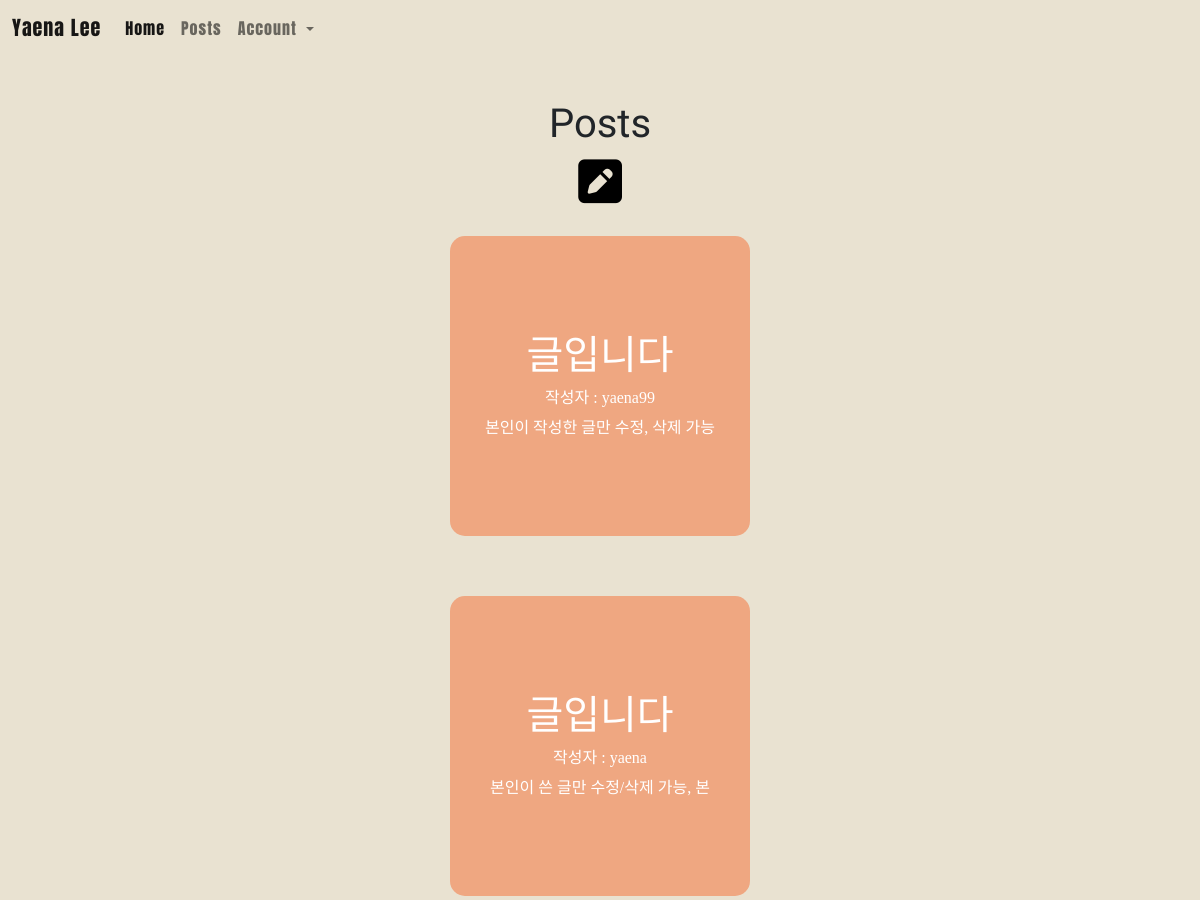
The app's page /post/ (signed in, upper part), older data.
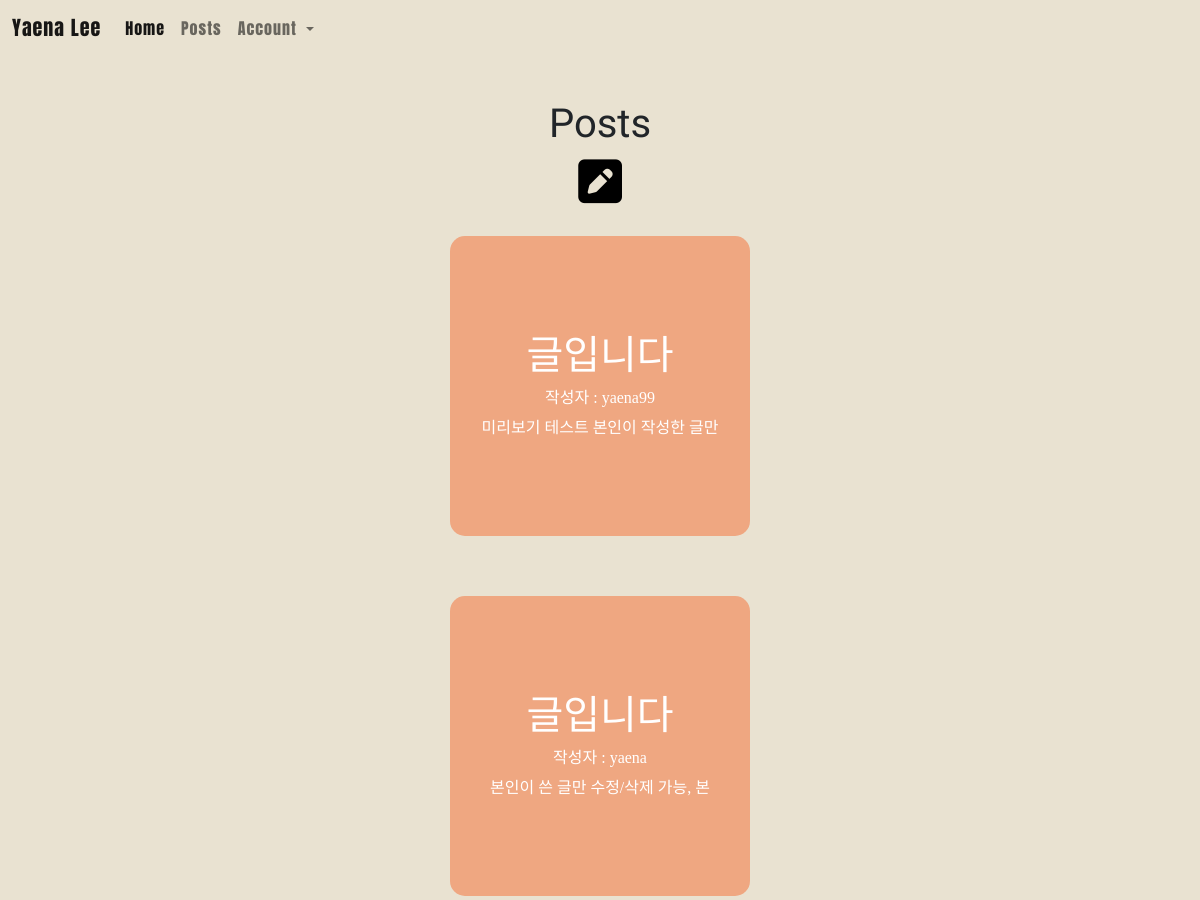
The same page, newer data.
### main/models.py (models this page shows, shortened)
class Post(models.Model):
    title = models.CharField(max_length=200)
    writer = models.ForeignKey(User,on_delete=models.CASCADE)
    pub_date = models.DateTimeField()
    body = models.TextField()
    image = models.ImageField(upload_to = 'post/', blank = True, null = True)
    def summary(self):
        return self.body[:20]

### main/views.py (the view)
# urls.py: path('post/',post, name = "post"),
def post(request):
    posts = Post.objects.all()
    return render(request,'main/post.html',{'posts':posts})

### main/templates/main/post.html
{% extends 'base.html' %}
{% load static %}
{% block content %}
{% include 'shared/_navbar2.html' %}
<div class = "Posts" id = "Posts">
    <h1 id = "title_posts"> Posts </h1>
    {% if user.is_authenticated %}
    <a href = "{%url 'main:new' %}" style="text-decoration:none;"><i class="fa-solid fa-square-pen" style="font-size: 50px; color:black"></i></a>
    <div id = "post_container">
    {% for post in posts %}
    <a href = "{% url 'main:detail' post.id %}" style="text-decoration: none;cursor:default">
        <div id = "post_box" style="cursor:pointer">
        <h1>{{post.title}}</h1>
        {% if post.writer %}
            {% if 'user' in post.writer.username %}
                <h6>작성자 : {{ post.writer.last_name }} {{ post.writer.first_name }}</h6>
            {% else %}
                <h6>작성자 : {{ post.writer }}</h6>
            {% endif %}
        {% else %}
            <h6>작성자 : 알 수 없음</h6>
        {% endif %}
            {{post.summary}}<br>
        </div>
    </a>
    {%endfor%}
    </div>
    {% else %}
    <a href = "{% url 'account_login' %}" class = "btn btn-warning">로그인</a>
    <a href = "{% url 'account_signup'%}" class = "btn btn-warning">회원가입</a>
    {% endif %}
</div>
  {% endblock %}

Row changes from the older to the newer data that the page shows:
changed Post "yaena99": summary "본인이 작성한 글만 수정, 삭제 가능" → "미리보기 테스트 본인이 작성한 글만"
